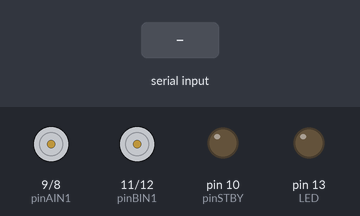
A sketch run on a simulated Arduino Uno, built with avr-gcc and run on an emulated ATmega328P. Shown: motor-driver pin pairs drawn as motors (green arrow = first pin HIGH = forward, orange = second pin HIGH = backward, longer = more drive, scaled by the enable pin, stopped while the standby pin is LOW), output pins drawn as LEDs (lit = HIGH). The test bench sets the inputs (shaded band).

Above: at 1.2 s.
1.3 s: "F" received over Serial
At 1.6 s:
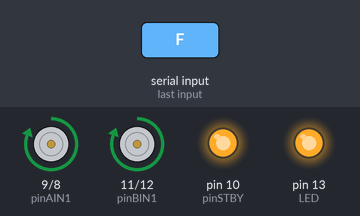
2.8 s: "B" received over Serial
At 3.1 s:
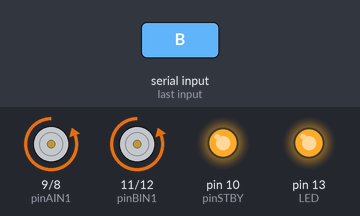
4.3 s: "L" received over Serial
At 4.7 s:
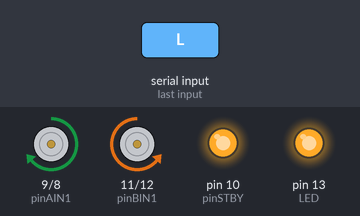
5.8 s: "R" received over Serial
At 6.2 s:
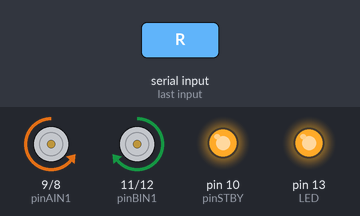
7.3 s: "G" received over Serial
At 7.7 s:
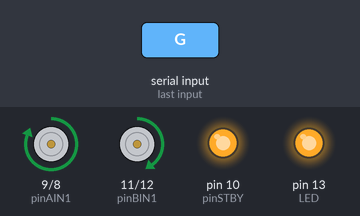
8.8 s: "I" received over Serial
At 9.2 s:
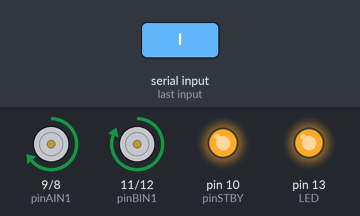
Timing chart, 0 to 11.3 s (numbered marks = the images above; inputs shaded):
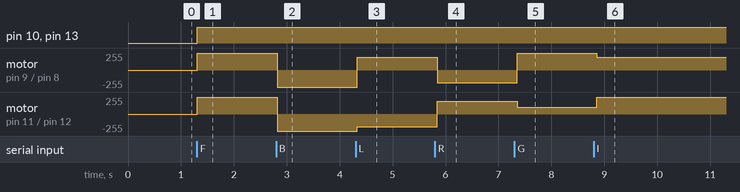

The sketch:

robot_bluetooth.ino
```cpp
/*
Arduinoe Code to run the Sparkfun TB6612FNG 1A Dual Motor Driver

Functions:
  - motorDrive(motorNumber, motorDirection, motorSpeed)
  - motorBrake(motorNumber)
  - motorStop(motorNumber)
  - motorsStandby

Connections:
- Pin 3 ---> PWMA
- Pin 8 ---> AIN2
- Pin 9 ---> AIN1
- Pin 10 ---> STBY
- Pin 11 ---> BIN1
- Pin 12 ---> BIN2
- Pin 5 ---> PWMB

- Motor 1: A01 and A02
- Motor 2: B01 and B02

*/

// variables needed to sonar
long pulse, inches, cm, largeDistance, shortDistance;

//Motor 1
const int pinAIN1 = 9; //Direction
const int pinAIN2 = 8; //Direction
const int pinPWMA = 3; //Speed

//Motor 2
const int pinBIN1 = 11; //Direction
const int pinBIN2 = 12; //Direction
const int pinPWMB = 5; //Speed
//Standby
const int pinSTBY = 10;
const int LED = 13;
const int IRpin = 1;
const int SONAR = 7;

//Constants to help remember the parameters
static boolean turnCW = 0;  //for motorDrive function
static boolean turnCCW = 1; //for motorDrive function
static boolean motor1 = 0;  //for motorDrive, motorStop, motorBrake functions
static boolean motor2 = 1;  //for motorDrive, motorStop, motorBrake functions
char val;

void setup()
{
//Set the PIN Modes
  pinMode(pinPWMA, OUTPUT);
  pinMode(pinAIN1, OUTPUT);
  pinMode(pinAIN2, OUTPUT);

  pinMode(pinPWMB, OUTPUT);
  pinMode(pinBIN1, OUTPUT);
  pinMode(pinBIN2, OUTPUT);

  pinMode(pinSTBY, OUTPUT);
  pinMode(LED, OUTPUT);
  pinMode(SONAR, INPUT);

  Serial.begin(57600);

}

void loop()
{
  /*
  //Pulse Width representation with a scale factor of 147 uS per Inch.
  pulse = pulseIn(SONAR, HIGH);
  //147uS per inch
  inches = pulse/147;
  //change inches to centimetres
  cm = inches * 2.54;
  if(largeDistance != cm){
    largeDistance = cm;
    Serial.print("large => ");
    Serial.print(largeDistance);
    Serial.print("cm");
    Serial.println();
  }

  // value from sensor * (5/1024) - if running 3.3.volts then change 5 to 3.3
  float volts = analogRead(IRpin)*0.0048828125;
  // worked out from graph 65 = theretical distance / (1/Volts)S
  float distance = 65*pow(volts, -1.10);
  if(shortDistance != distance){
    shortDistance = distance;
    Serial.print("short => ");
    Serial.print(shortDistance);
    Serial.print("cm");
    Serial.println();
  }
   */
  if( Serial.available() )         // if data is available to read
  {
    val = Serial.read();          // read it and store it in 'val'
    digitalWrite(LED, HIGH);

    // say what you got:
    //Serial.print("I received: ");
    //Serial.println(val);
    // delay 10 milliseconds to allow serial update time
    delay(10);

    if( val == 'F' ) // if 'F' was received
    {
      //Drive both motors CW, full speed
      motorDrive(motor1, turnCW, 255);
      motorDrive(motor2, turnCW, 255);
    }else if( val == 'B')
    {
      motorDrive(motor2, turnCCW, 255);
      motorDrive(motor1, turnCCW, 255);
    }else if( val == 'L')
    {
        motorDrive(motor1, turnCW, 192);
        motorDrive(motor2, turnCCW, 192);
    }else if( val == 'R')
    {
        motorDrive(motor2, turnCW, 192);
        motorDrive(motor1, turnCCW, 192);

    }else if( val == 'G') // forward Left
    {
        motorDrive(motor1, turnCW, 255);
        motorDrive(motor2, turnCW, 100);
    }else if( val == 'I') // forward right
    {
        motorDrive(motor1, turnCW, 100);
        motorDrive(motor2, turnCW, 255);

    }else if( val == 'H') // Back Left
    {
        motorDrive(motor1, turnCCW, 255);
        motorDrive(motor2, turnCCW, 100);
    }else if( val == 'J') // back right
    {
        motorDrive(motor1, turnCCW, 100);
        motorDrive(motor2, turnCCW, 255);

    } else if( val == 'S')  {  // Stop
      //Apply Brakes, then into Standby
      motorBrake(motor1);
      motorBrake(motor2);
      motorsStandby();

    }
  }else{
    delay(100);
  }
}

void demo()
{

  //Drive both motors CW, full speed
  motorDrive(motor1, turnCW, 255);
  motorDrive(motor2, turnCW, 255);

  //Keep driving for 2 secs
  delay(2000);

  //Turn towards motor1: Stop Motor1, slow Motor2
  motorStop(motor1);
  motorDrive(motor2, turnCW, 192);

  //Keep turning for 2 secs
  delay(2000);

  //Turn in opposite direction: Stop Motor2, slow Motor1
  motorDrive(motor1, turnCW, 192);
  delay(250);
  motorStop(motor2);

  //Keep turning for 2 secs
  delay(2000);

  //Straighten up
  motorDrive(motor2, turnCW, 192);
  delay(500);

  //Put motors into Standby
  motorsStandby();
  delay(1000);

  //Do a tight turn towards motor1: Motor2 forward, Motor1 reverse
  motorDrive(motor1, turnCCW, 192);
  motorDrive(motor2, turnCW, 192);

  //Keep turning for 2 secs
  delay(2000);


  //Apply Brakes, then into Standby
  motorBrake(motor1);
  motorBrake(motor2);
  motorsStandby();

  //Stand still for 5 secs, then we do it all over again...
  delay(5000);

}

void motorDrive(boolean motorNumber, boolean motorDirection, int motorSpeed)
{
  /*
  This Drives a specified motor, in a specific direction, at a specified speed:
    - motorNumber: motor1 or motor2 ---> Motor 1 or Motor 2
    - motorDirection: turnCW or turnCCW ---> clockwise or counter-clockwise
    - motorSpeed: 0 to 255 ---> 0 = stop / 255 = fast
  */

  boolean pinIn1;  //Relates to AIN1 or BIN1 (depending on the motor number specified)


//Specify the Direction to turn the motor
  //Clockwise: AIN1/BIN1 = HIGH and AIN2/BIN2 = LOW
  //Counter-Clockwise: AIN1/BIN1 = LOW and AIN2/BIN2 = HIGH
  if (motorDirection == turnCW)
    pinIn1 = HIGH;
  else
    pinIn1 = LOW;

//Select the motor to turn, and set the direction and the speed
  if(motorNumber == motor1)
  {
    digitalWrite(pinAIN1, pinIn1);
    digitalWrite(pinAIN2, !pinIn1);  //This is the opposite of the AIN1
    analogWrite(pinPWMA, motorSpeed);
  }
  else
  {
    digitalWrite(pinBIN1, pinIn1);
    digitalWrite(pinBIN2, !pinIn1);  //This is the opposite of the BIN1
    analogWrite(pinPWMB, motorSpeed);
  }


//Finally , make sure STBY is disabled - pull it HIGH
  digitalWrite(pinSTBY, HIGH);

}

void motorBrake(boolean motorNumber)
{
/*
This "Short Brake"s the specified motor, by setting speed to zero
*/

  if (motorNumber == motor1)
    analogWrite(pinPWMA, 0);
  else
    analogWrite(pinPWMB, 0);

}


void motorStop(boolean motorNumber)
{
  /*
  This stops the specified motor by setting both IN pins to LOW
  */
  if (motorNumber == motor1) {
    digitalWrite(pinAIN1, LOW);
    digitalWrite(pinAIN2, LOW);
  }
  else
  {
    digitalWrite(pinBIN1, LOW);
    digitalWrite(pinBIN2, LOW);
  }
}


void motorsStandby()
{
  /*
  This puts the motors into Standby Mode
  */
  digitalWrite(pinSTBY, LOW);
}
```

Measured:
- after the input at 1.3 s, pin 10 (pinSTBY), pin 13 (LED): LOW → HIGH at once; motor on pin 9 (pinAIN1) / pin 8 (pinAIN2), motor on pin 11 (pinBIN1) / pin 12 (pinBIN2): stopped → forward 255/255 at once
- after the input at 2.8 s, motor on pin 9 (pinAIN1) / pin 8 (pinAIN2), motor on pin 11 (pinBIN1) / pin 12 (pinBIN2): forward 255/255 → backward 255/255 at once
- after the input at 4.3 s, motor on pin 9 (pinAIN1) / pin 8 (pinAIN2): backward 255/255 → forward 192/255 at once; motor on pin 11 (pinBIN1) / pin 12 (pinBIN2): backward 255/255 → backward 192/255 at once
- after the input at 5.8 s, motor on pin 9 (pinAIN1) / pin 8 (pinAIN2): forward 192/255 → backward 192/255 at once; motor on pin 11 (pinBIN1) / pin 12 (pinBIN2): backward 192/255 → forward 192/255 at once
- after the input at 7.3 s, motor on pin 9 (pinAIN1) / pin 8 (pinAIN2): backward 192/255 → forward 255/255 after 0.05 s; motor on pin 11 (pinBIN1) / pin 12 (pinBIN2): forward 192/255 → forward 100/255 after 0.05 s
- after the input at 8.8 s, motor on pin 9 (pinAIN1) / pin 8 (pinAIN2): forward 255/255 → forward 192/255 after 0.06 s; motor on pin 11 (pinBIN1) / pin 12 (pinBIN2): forward 100/255 → forward 255/255 after 0.06 s
